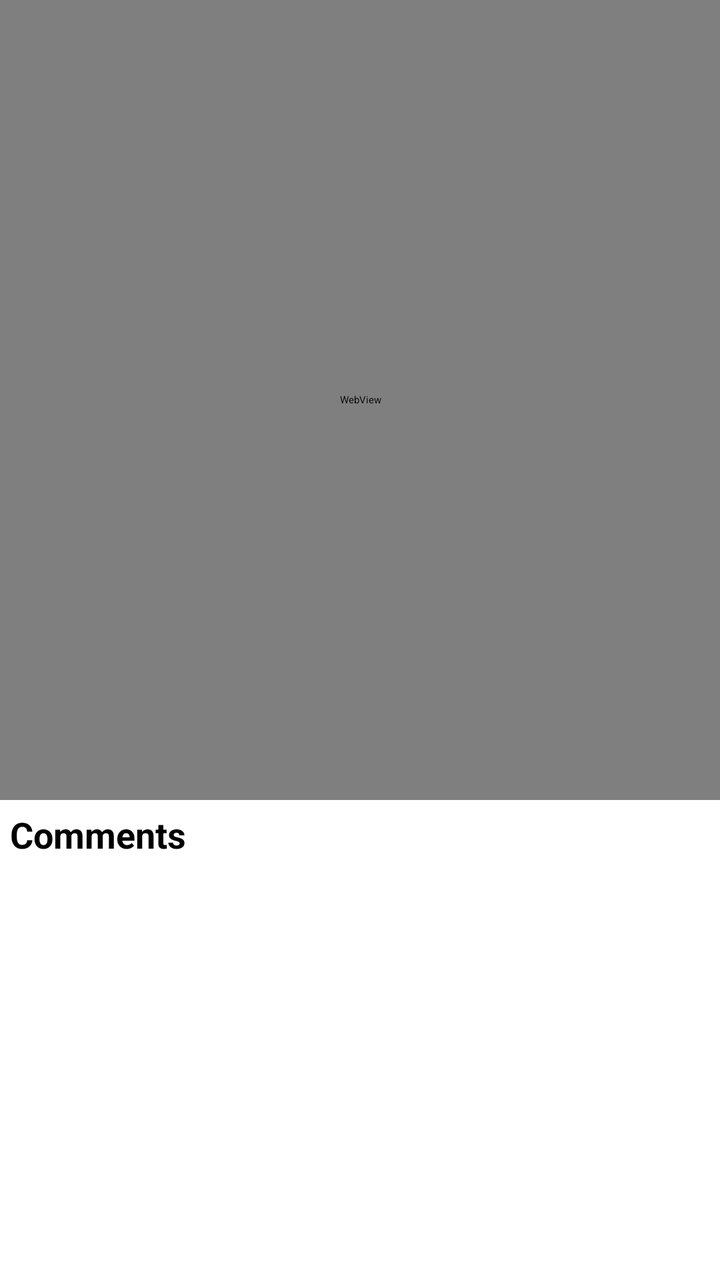
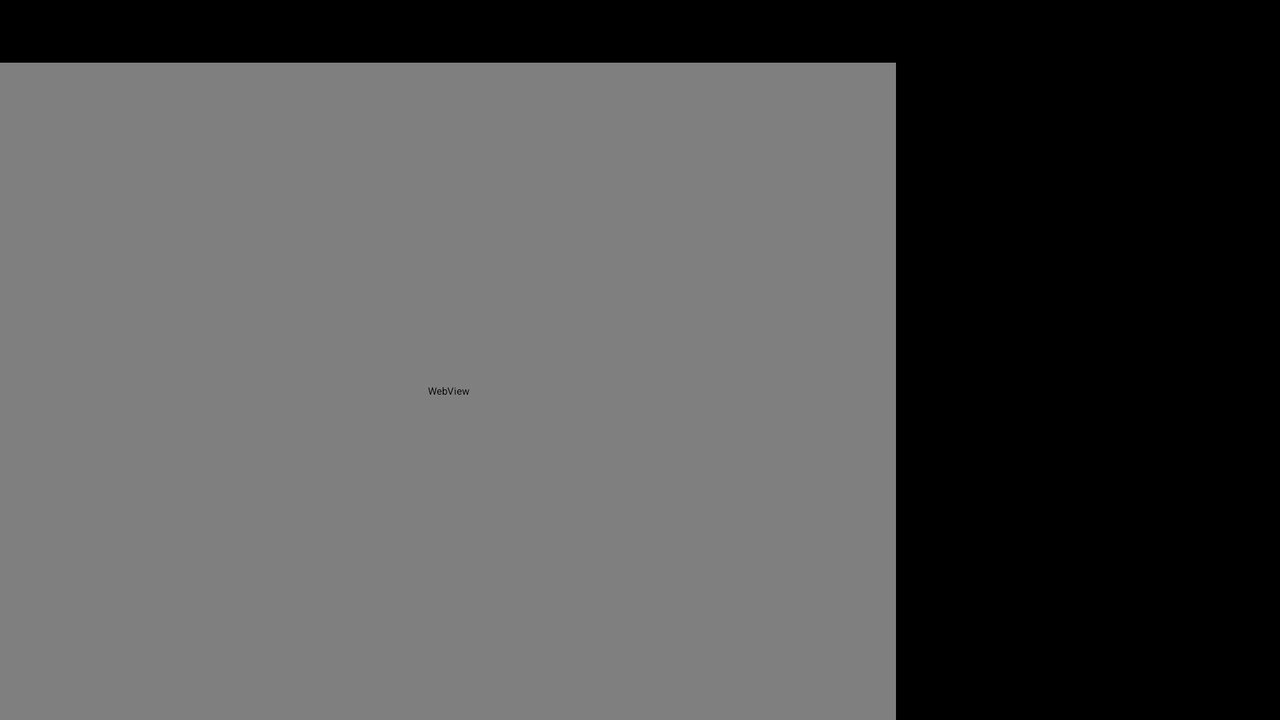

Two renders of one Android screen. The first uses the default layout on a phone; the second uses the alternative layout the repository ships for a different screen configuration, on a matching device. The two XML files are below.
<!-- AndroidManifest.xml: activity theme Theme.App.SplashScreen -->
<!-- res/layout/activity_main.xml -->
<androidx.constraintlayout.widget.ConstraintLayout
    xmlns:android="http://schemas.android.com/apk/res/android"
    xmlns:app="http://schemas.android.com/apk/res-auto"
    android:layout_width="match_parent"
    android:layout_height="match_parent">

    
    <WebView
        android:id="@+id/mediaPlayerView"
        android:layout_width="match_parent"
        android:layout_height="0dp"
        android:background="@android:color/white"
        app:layout_constraintTop_toTopOf="parent"
        app:layout_constraintStart_toStartOf="parent"
        app:layout_constraintEnd_toEndOf="parent"
        app:layout_constraintHeight_min="400dp" />

    
    <TextView
        android:id="@+id/commentsHeader"
        android:layout_width="wrap_content"
        android:layout_height="wrap_content"
        android:text="@string/comments"
        android:textSize="18sp"
        android:textStyle="bold"
        android:padding="5dp"
        app:layout_constraintTop_toBottomOf="@id/mediaPlayerView"
        app:layout_constraintStart_toStartOf="parent" /> 

    
    <androidx.recyclerview.widget.RecyclerView
        android:id="@+id/recyclerView"
        android:layout_width="match_parent"
        android:layout_height="0dp"
        app:layout_constraintTop_toBottomOf="@id/commentsHeader"
        app:layout_constraintHeight_percent="0.5" />

</androidx.constraintlayout.widget.ConstraintLayout>
<!-- resources referenced by this layout -->
<resources>
  <string name="comments">Comments</string>
  <style name="Theme.App.SplashScreen" parent="Theme.SplashScreen">
          <item name="windowSplashScreenBackground">@color/black</item> 
          <item name="windowSplashScreenAnimatedIcon">@drawable/epic_logo_splashscreen</item>
          <item name="windowSplashScreenAnimationDuration">2000</item> 
          <item name="postSplashScreenTheme">@style/Base.Theme.Epic</item> 
      </style>
  <color name="black">#FF000000</color>
  <!-- drawable epic_logo_splashscreen: png bitmap (drawable, 16588 bytes) -->
  <style name="Base.Theme.Epic" parent="Theme.AppCompat.Light.NoActionBar">
          
          
          <item name="android:statusBarColor">@color/black</item>
          <item name="android:windowLightStatusBar">false</item>
  
      </style>
</resources>
<!-- res/layout-land/activity_main.xml (the repository's variant of the layout above) -->
<!-- drawn on the phone turned sideways -->
<androidx.constraintlayout.widget.ConstraintLayout
    xmlns:android="http://schemas.android.com/apk/res/android"
    xmlns:app="http://schemas.android.com/apk/res-auto"
    android:id="@+id/rootLayout"
    android:layout_width="match_parent"
    android:layout_height="match_parent"
    android:background="@color/custom_dark_gray">

    <TextView
        android:id="@+id/videoTitle"
        android:layout_width="0dp"
        android:layout_height="wrap_content"
        android:text=""
        android:textSize="@dimen/vid_title_text_size"
        android:textColor="@android:color/white"
        android:textStyle="bold"
        android:gravity="start"
        android:background="@color/black"
        android:paddingTop="2dp"
        android:paddingBottom="5dp"
        android:paddingStart="16dp"
        android:paddingEnd="16dp"
        app:layout_constraintTop_toTopOf="parent"
        app:layout_constraintStart_toStartOf="parent"
        app:layout_constraintEnd_toEndOf="parent" />

    <WebView
        android:id="@+id/mediaPlayerView"
        android:layout_width="0dp"
        android:layout_height="0dp"
        android:background="@android:color/white"
        app:layout_constraintTop_toBottomOf="@id/videoTitle"
        app:layout_constraintBottom_toBottomOf="parent"
        app:layout_constraintStart_toStartOf="parent"
        app:layout_constraintWidth_percent="0.7" />

    <androidx.recyclerview.widget.RecyclerView
        android:id="@+id/commentsRecyclerView"
        android:layout_width="0dp"
        android:layout_height="0dp"
        android:background="@android:color/black"
        app:layout_constraintTop_toTopOf="parent"
        app:layout_constraintBottom_toBottomOf="parent"
        app:layout_constraintStart_toEndOf="@id/mediaPlayerView"
        app:layout_constraintEnd_toEndOf="parent" />

</androidx.constraintlayout.widget.ConstraintLayout>
<!-- resources referenced by the variant -->
<!-- as the phone turned sideways resolves them -->
<resources>
  <color name="black">#FF000000</color>
  <color name="custom_dark_gray">#2e2e2d</color>
  <dimen name="vid_title_text_size">18sp</dimen>
  <style name="Theme.App.SplashScreen" parent="Theme.SplashScreen">
          <item name="windowSplashScreenBackground">@color/black</item> 
          <item name="windowSplashScreenAnimatedIcon">@drawable/epic_logo_splashscreen</item>
          <item name="windowSplashScreenAnimationDuration">2000</item> 
          <item name="postSplashScreenTheme">@style/Base.Theme.Epic</item> 
      </style>
  <!-- drawable epic_logo_splashscreen: png bitmap (drawable, 16588 bytes) -->
  <style name="Base.Theme.Epic" parent="Theme.AppCompat.Light.NoActionBar">
          
          
          <item name="android:statusBarColor">@color/black</item>
          <item name="android:windowLightStatusBar">false</item>
  
      </style>
</resources>
